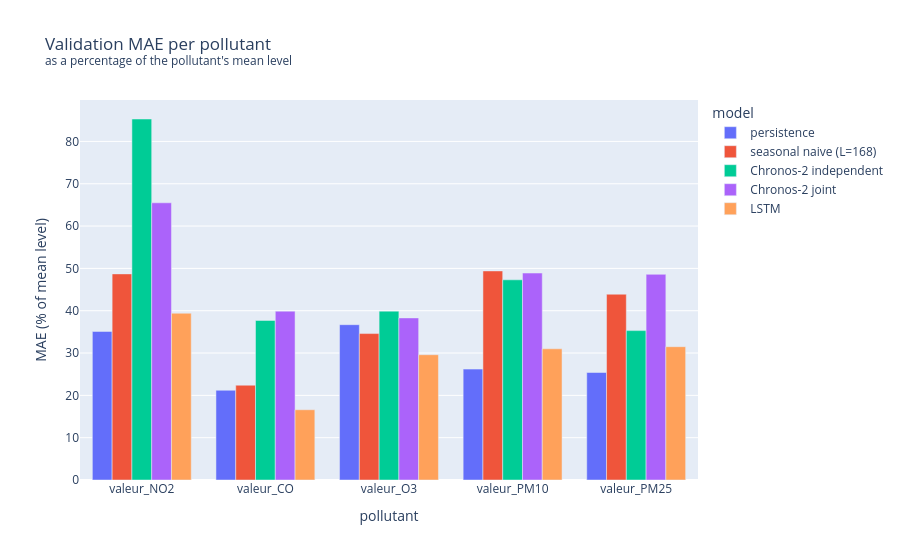

The notebook cell this image was saved under:
### Code cell
# MAE relative to the pollutant's mean level, so that all five pollutants are comparable
level = train_imp[pollutants].mean()
rel = (results_all[pollutants] / level * 100).round(1)
fig = px.bar(rel.reset_index(names="model").melt(id_vars="model", var_name="pollutant", value_name="MAE (% of mean level)"),
             x="pollutant", y="MAE (% of mean level)", color="model", barmode="group",
             title="Validation MAE per pollutant<br><sup>as a percentage of the pollutant's mean level</sup>")
fig.update_layout(margin=dict(t=100))
fig.show()

### Figure 1 — Plotly figure (JSON) as saved in the notebook; plotly's stock layout.template omitted (floating-point values rounded to 4 significant figures)
{"data": [{"alignmentgroup": "True", "hovertemplate": "model=persistence<br>pollutant=%{x}<br>MAE (% of mean level)=%{y}<extra></extra>", "legendgroup": "persistence", "marker": {"color": "#636efa", "pattern": {"shape": ""}}, "name": "persistence", "offsetgroup": "persistence", "orientation": "v", "showlegend": true, "textposition": "auto", "type": "bar", "x": ["valeur_NO2", "valeur_CO", "valeur_O3", "valeur_PM10", "valeur_PM25"], "xaxis": "x", "y": [35.1, 21.2, 36.7, 26.2, 25.4], "yaxis": "y"}, {"alignmentgroup": "True", "hovertemplate": "model=seasonal naive (L=168)<br>pollutant=%{x}<br>MAE (% of mean level)=%{y}<extra></extra>", "legendgroup": "seasonal naive (L=168)", "marker": {"color": "#EF553B", "pattern": {"shape": ""}}, "name": "seasonal naive (L=168)", "offsetgroup": "seasonal naive (L=168)", "orientation": "v", "showlegend": true, "textposition": "auto", "type": "bar", "x": ["valeur_NO2", "valeur_CO", "valeur_O3", "valeur_PM10", "valeur_PM25"], "xaxis": "x", "y": [48.7, 22.4, 34.6, 49.4, 43.9], "yaxis": "y"}, {"alignmentgroup": "True", "hovertemplate": "model=Chronos-2 independent<br>pollutant=%{x}<br>MAE (% of mean level)=%{y}<extra></extra>", "legendgroup": "Chronos-2 independent", "marker": {"color": "#00cc96", "pattern": {"shape": ""}}, "name": "Chronos-2 independent", "offsetgroup": "Chronos-2 independent", "orientation": "v", "showlegend": true, "textposition": "auto", "type": "bar", "x": ["valeur_NO2", "valeur_CO", "valeur_O3", "valeur_PM10", "valeur_PM25"], "xaxis": "x", "y": [85.3, 37.7, 39.9, 47.3, 35.3], "yaxis": "y"}, {"alignmentgroup": "True", "hovertemplate": "model=Chronos-2 joint<br>pollutant=%{x}<br>MAE (% of mean level)=%{y}<extra></extra>", "legendgroup": "Chronos-2 joint", "marker": {"color": "#ab63fa", "pattern": {"shape": ""}}, "name": "Chronos-2 joint", "offsetgroup": "Chronos-2 joint", "orientation": "v", "showlegend": true, "textposition": "auto", "type": "bar", "x": ["valeur_NO2", "valeur_CO", "valeur_O3", "valeur_PM10", "valeur_PM25"], "xaxis": "x", "y": [65.5, 39.9, 38.3, 48.9, 48.6], "yaxis": "y"}, {"alignmentgroup": "True", "hovertemplate": "model=LSTM<br>pollutant=%{x}<br>MAE (% of mean level)=%{y}<extra></extra>", "legendgroup": "LSTM", "marker": {"color": "#FFA15A", "pattern": {"shape": ""}}, "name": "LSTM", "offsetgroup": "LSTM", "orientation": "v", "showlegend": true, "textposition": "auto", "type": "bar", "x": ["valeur_NO2", "valeur_CO", "valeur_O3", "valeur_PM10", "valeur_PM25"], "xaxis": "x", "y": [39.4, 16.6, 29.6, 31.0, 31.5], "yaxis": "y"}], "layout": {"barmode": "group", "legend": {"title": {"text": "model"}, "tracegroupgap": 0}, "margin": {"t": 100}, "title": {"text": "Validation MAE per pollutant<br><sup>as a percentage of the pollutant's mean level</sup>"}, "xaxis": {"anchor": "y", "domain": [0, 1], "title": {"text": "pollutant"}}, "yaxis": {"anchor": "x", "domain": [0, 1], "title": {"text": "MAE (% of mean level)"}}}}
